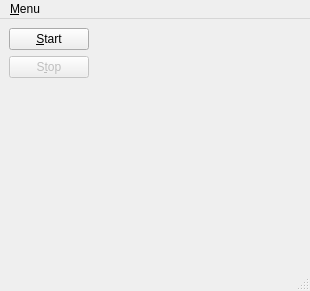
<?xml version="1.0" encoding="UTF-8"?>
<ui version="4.0">
 <class>MainWindow</class>
 <widget class="QMainWindow" name="MainWindow">
  <property name="geometry">
   <rect>
    <x>0</x>
    <y>0</y>
    <width>310</width>
    <height>291</height>
   </rect>
  </property>
  <property name="windowTitle">
   <string>MainWindow</string>
  </property>
  <widget class="QWidget" name="centralwidget">
   <layout class="QVBoxLayout" name="verticalLayout_2">
    <item>
     <layout class="QHBoxLayout" name="horizontalLayout">
      <item>
       <layout class="QVBoxLayout" name="verticalLayout">
        <item>
         <widget class="QPushButton" name="pushButtonStart">
          <property name="text">
           <string>&amp;Start</string>
          </property>
         </widget>
        </item>
        <item>
         <widget class="QPushButton" name="pushButtonStop">
          <property name="enabled">
           <bool>false</bool>
          </property>
          <property name="text">
           <string>S&amp;top</string>
          </property>
         </widget>
        </item>
        <item>
         <spacer name="verticalSpacer">
          <property name="orientation">
           <enum>Qt::Vertical</enum>
          </property>
          <property name="sizeHint" stdset="0">
           <size>
            <width>20</width>
            <height>40</height>
           </size>
          </property>
         </spacer>
        </item>
       </layout>
      </item>
      <item>
       <widget class="QWidget" name="widget" native="true">
        <property name="sizePolicy">
         <sizepolicy hsizetype="MinimumExpanding" vsizetype="Preferred">
          <horstretch>0</horstretch>
          <verstretch>0</verstretch>
         </sizepolicy>
        </property>
       </widget>
      </item>
     </layout>
    </item>
   </layout>
  </widget>
  <widget class="QMenuBar" name="menubar">
   <property name="geometry">
    <rect>
     <x>0</x>
     <y>0</y>
     <width>310</width>
     <height>21</height>
    </rect>
   </property>
   <widget class="QMenu" name="menu_File">
    <property name="title">
     <string>&amp;Menu</string>
    </property>
    <addaction name="action_Start"/>
    <addaction name="action_Stop"/>
    <addaction name="separator"/>
    <addaction name="action_Exit"/>
   </widget>
   <addaction name="menu_File"/>
  </widget>
  <widget class="QStatusBar" name="statusbar"/>
  <action name="action_Start">
   <property name="text">
    <string>&amp;Start</string>
   </property>
  </action>
  <action name="action_Stop">
   <property name="text">
    <string>S&amp;top</string>
   </property>
  </action>
  <action name="action_Exit">
   <property name="text">
    <string>E&amp;xit</string>
   </property>
  </action>
 </widget>
 <resources/>
 <connections>
  <connection>
   <sender>action_Exit</sender>
   <signal>triggered()</signal>
   <receiver>MainWindow</receiver>
   <slot>close()</slot>
   <hints>
    <hint type="sourcelabel">
     <x>-1</x>
     <y>-1</y>
    </hint>
    <hint type="destinationlabel">
     <x>399</x>
     <y>299</y>
    </hint>
   </hints>
  </connection>
  <connection>
   <sender>pushButtonStart</sender>
   <signal>clicked()</signal>
   <receiver>action_Start</receiver>
   <slot>trigger()</slot>
   <hints>
    <hint type="sourcelabel">
     <x>49</x>
     <y>42</y>
    </hint>
    <hint type="destinationlabel">
     <x>-1</x>
     <y>-1</y>
    </hint>
   </hints>
  </connection>
  <connection>
   <sender>pushButtonStop</sender>
   <signal>clicked()</signal>
   <receiver>action_Stop</receiver>
   <slot>trigger()</slot>
   <hints>
    <hint type="sourcelabel">
     <x>59</x>
     <y>92</y>
    </hint>
    <hint type="destinationlabel">
     <x>-1</x>
     <y>-1</y>
    </hint>
   </hints>
  </connection>
 </connections>
</ui>
